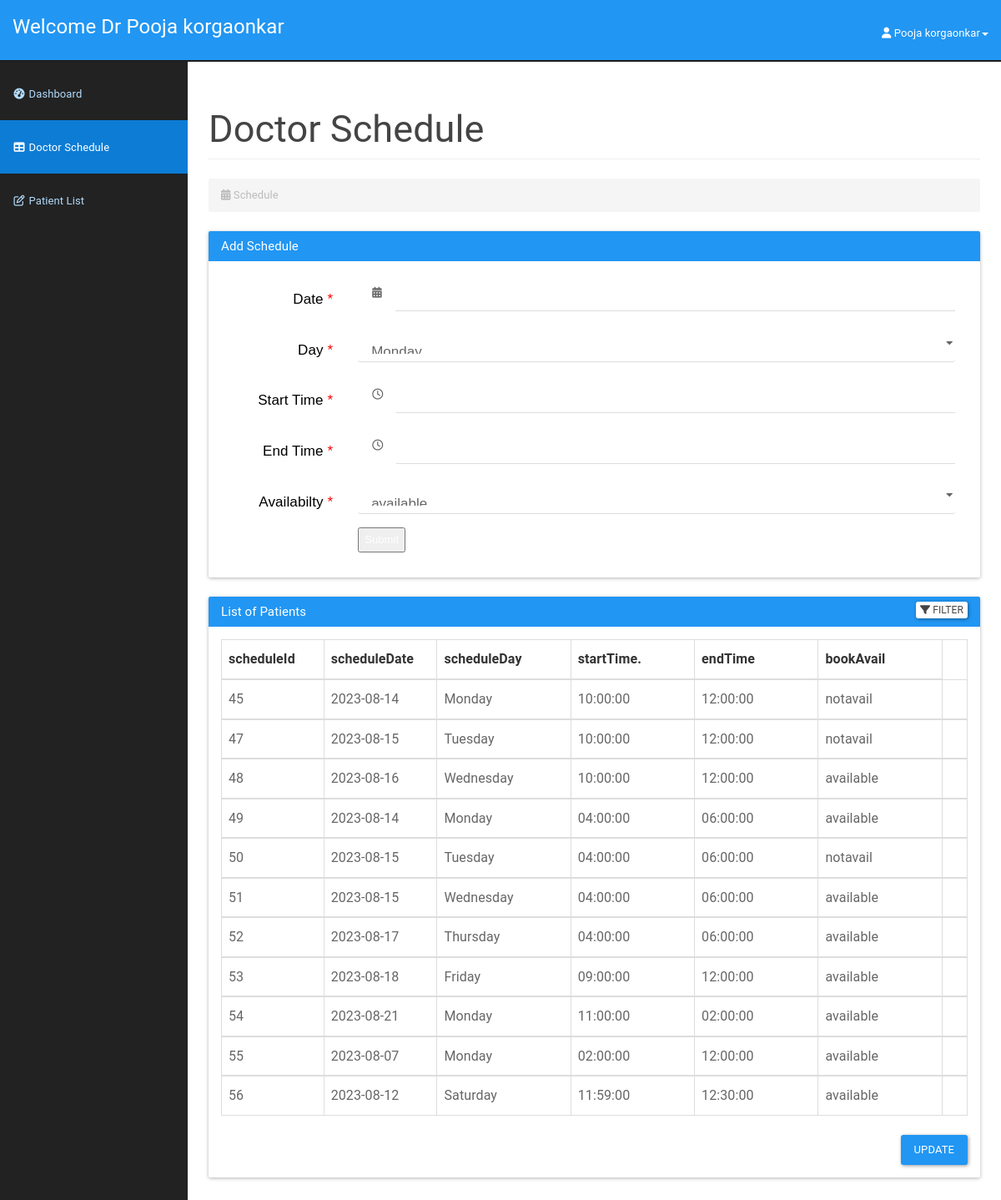
The app's page /doctor/addschedule.php (signed in), older data.
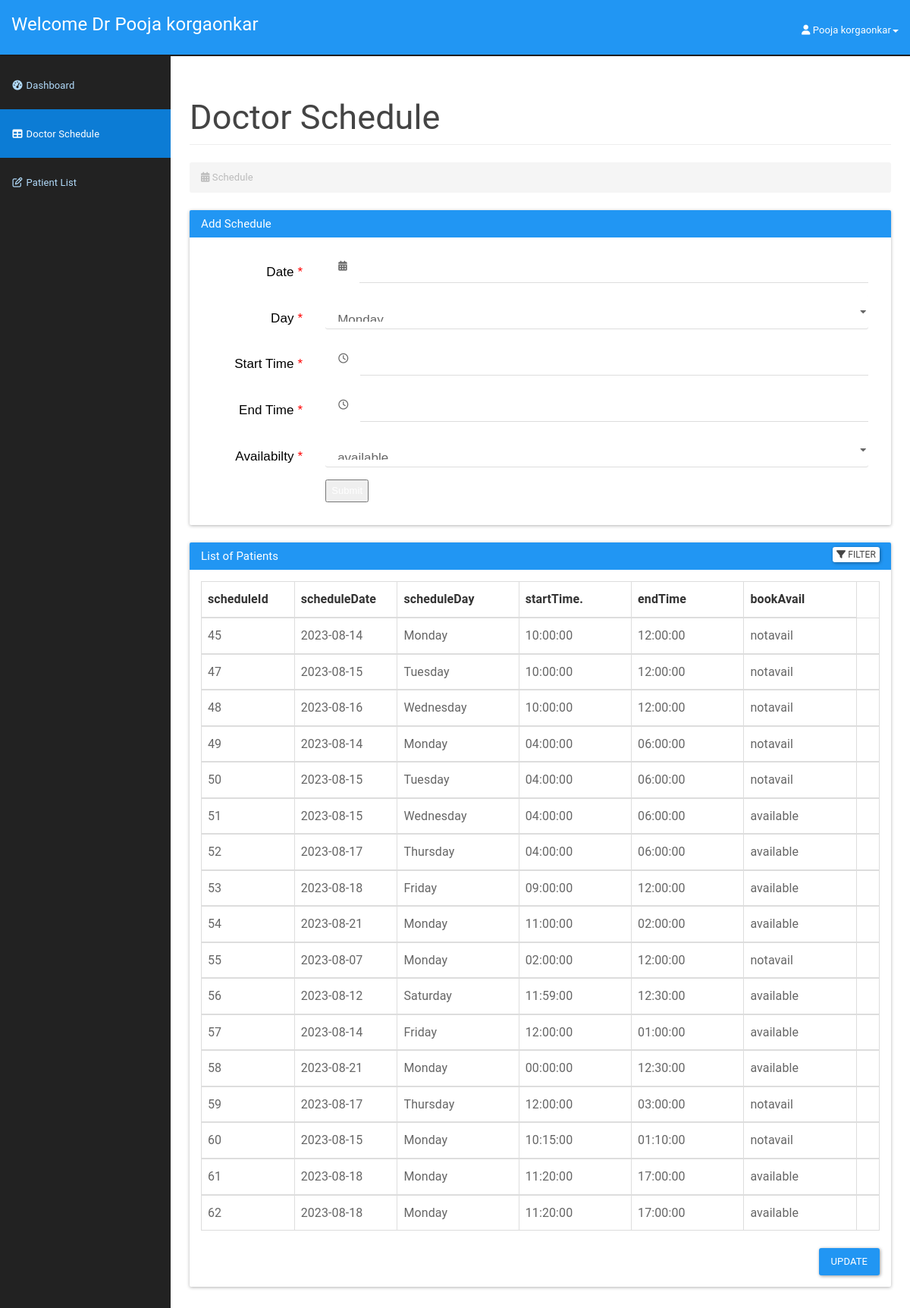
The same page, newer data.
### tables this page shows
CREATE TABLE `doctor` (
  `icDoctor` bigint(12) NOT NULL,
  `password` varchar(20) NOT NULL,
  `doctorId` int(3) NOT NULL,
  `doctorFirstName` varchar(50) NOT NULL,
  `doctorLastName` varchar(50) NOT NULL,
  `doctorAddress` varchar(100) NOT NULL,
  `doctorPhone` varchar(15) NOT NULL,
  `doctorEmail` varchar(20) NOT NULL,
  `doctorDOB` date NOT NULL
);

CREATE TABLE `doctorschedule` (
  `scheduleId` int(11) NOT NULL,
  `scheduleDate` date NOT NULL,
  `scheduleDay` varchar(15) NOT NULL,
  `startTime` time NOT NULL,
  `endTime` time NOT NULL,
  `bookAvail` varchar(10) NOT NULL
);

### doctor/addschedule.php (the view, shortened to what this page needs)
<?php
include_once '../assets/conn/dbconnect.php';
$usersession = $_SESSION['doctorSession'];
$res = mysqli_query($con, "SELECT * FROM doctor WHERE doctorId=" . $usersession);
$userRow = mysqli_fetch_array($res, MYSQLI_ASSOC);
?>
<!DOCTYPE html>
<html lang="en">
<head>
    <link href="assets/css/material.css" rel="stylesheet">
    <link href="assets/css/sb-admin.css" rel="stylesheet">
    <link href="assets/css/time/bootstrap-clockpicker.css" rel="stylesheet">
    <link href="assets/css/style.css" rel="stylesheet">
    <link href="assets/font-awesome/css/font-awesome.css" rel="stylesheet">
    <link rel="stylesheet" href="https://formden.com/static/cdn/bootstrap-iso.css" />
    <link rel="stylesheet" href="https://formden.com/static/cdn/font-awesome/4.4.0/css/font-awesome.min.css" />
</head>
<body>
    <div id="wrapper">
        <nav class="navbar navbar-inverse navbar-fixed-top" role="navigation">
            <div class="navbar-header">
                <a class="navbar-brand" href="doctordashboard.php">Welcome Dr <?php echo $userRow['doctorFirstName']; ?> <?php echo $userRow['doctorLastName']; ?></a>
            </div>
            <ul class="nav navbar-right top-nav">
                <li class="dropdown">
                    <a href="#" class="dropdown-toggle" data-toggle="dropdown"><i class="fa fa-user"></i> <?php echo $userRow['doctorFirstName']; ?> <?php echo $userRow['doctorLastName']; ?><b class="caret"></b></a>
                </li>
            </ul>
            <div class="collapse navbar-collapse navbar-ex1-collapse">
                <ul class="nav navbar-nav side-nav">
                    <li>
                        <a href="doctordashboard.php"><i class="fa fa-fw fa-dashboard"></i> Dashboard</a>
                    </li>
                    <li class="active">
                        <a href="addschedule.php"><i class="fa fa-fw fa-table"></i> Doctor Schedule</a>
                    </li>
                    <li>
                        <a href="patientlist.php"><i class="fa fa-fw fa-edit"></i> Patient List</a>
                    </li>
                </ul>
            </div>
        </nav>
        <div id="page-wrapper">
            <div class="container-fluid">
                <div class="row">
                    <div class="col-lg-12">
                        <h2 class="page-header">
                            Doctor Schedule
                        </h2>
                        <ol class="breadcrumb">
                            <li class="active">
                                <i class="fa fa-calendar"></i> Schedule
                            </li>
                        </ol>
                    </div>
                </div>
                <div class="panel panel-primary">
                    <div class="panel-heading">
                        <h3 class="panel-title">Add Schedule</h3>
                    </div>
                    <div class="panel-body">
                        <div class="bootstrap-iso">
                            <div class="container-fluid">
                                <div class="row">
                                    <div class="col-md-12 col-sm-12 col-xs-12">
                                        <form class="form-horizontal" method="post">
                                            <div class="form-group form-group-lg">
                                                <label class="control-label col-sm-2 requiredField" for="date">
                                                    Date
                                                    <span class="asteriskField">
                                                        *
                                                    </span>
                                                </label>
                                                <div class="col-sm-10">
                                                    <div class="input-group">
                                                        <div class="input-group-addon">
                                                            <i class="fa fa-calendar">
                                                            </i>
                                                        </div>
                                                        <input class="form-control" id="date" name="date" type="text" required />
                                                    </div>
                                                </div>
                                            </div>
                                            <div class="form-group form-group-lg">
                                                <label class="control-label col-sm-2 requiredField" for="scheduleday">
                                                    Day
                                                    <span class="asteriskField">
                                                        *
                                                    </span>
                                                </label>
                                                <div class="col-sm-10">
                                                    <select class="select form-control" id="scheduleday" name="scheduleday" required>
                                                        <option value="Monday">
                                                            Monday
                                                        </option>
                                                    </select>
                                                </div>
                                            </div>
                                            <div class="form-group form-group-lg">
                                                <label class="control-label col-sm-2 requiredField" for="starttime">
                                                    Start Time
                                                    <span class="asteriskField">
                                                        *
                                                    </span>
                                                </label>
                                                <div class="col-sm-10">
                                                    <div class="input-group clockpicker" data-align="top" data-autoclose="true">
                                                        <div class="input-group-addon">
                                                            <i class="fa fa-clock-o">
                                                            </i>
                                                        </div>
                                                        <input class="form-control" id="starttime" name="starttime" type="text" required />
                                                    </div>
                                                </div>
                                            </div>
                                            <div class="form-group form-group-lg">
                                                <label class="control-label col-sm-2 requiredField" for="endtime">
                                                    End Time
                                                    <span class="asteriskField">
                                                        *
                                                    </span>
                                                </label>
                                                <div class="col-sm-10">
                                                    <div class="input-group clockpicker" data-align="top" data-autoclose="true">
                                                        <div class="input-group-addon">
                                                            <i class="fa fa-clock-o">
                                                            </i>
                                                        </div>
                                                        <input class="form-control" id="endtime" name="endtime" type="text" required />
                                                    </div>
                                                </div>
                                            </div>
                                            <div class="form-group form-group-lg">
                                                <label class="control-label col-sm-2 requiredField" for="bookavail">
                                                    Availabilty
                                                    <span class="asteriskField">
                                                        *
                                                    </span>
                                                </label>
                                                <div class="col-sm-10">
                                                    <select class="select form-control" id="bookavail" name="bookavail" required>
                                                        <option value="available">
                                                            available
                                                        </option>
                                                    </select>
                                                </div>
                                            </div>
                                            <div class="form-group">
                                                <div class="col-sm-10 col-sm-offset-2">
                                                    <button onclick="btn btn-primary " name="submit" type="submit">
                                                    </button>
                                                </div>
                                            </div>
                                        </form>
                                    </div>
                                </div>
                            </div>
                        </div>
                    </div>
                </div>
                <div class="panel panel-primary filterable">
                    <div class="panel-heading">
                        <h3 class="panel-title">List of Patients</h3>
                        <div class="pull-right">
                            <button class="btn btn-default btn-xs btn-filter"><span class="fa fa-filter"></span> Filter</button>
                        </div>
                    </div>
                    <div class="panel-body">
                        <table class="table table-hover table-bordered">
                            <thead>
                                <tr class="filters">
                                    <th><input type="text" class="form-control" placeholder="scheduleId" disabled></th>
                                    <th><input type="text" class="form-control" placeholder="scheduleDate" disabled></th>
                                    <th><input type="text" class="form-control" placeholder="scheduleDay" disabled></th>
                                    <th><input type="text" class="form-control" placeholder="startTime." disabled></th>
                                    <th><input type="text" class="form-control" placeholder="endTime" disabled></th>
                                    <th><input type="text" class="form-control" placeholder="bookAvail" disabled></th>
                                </tr>
                            </thead>
                            <?php
                            $result = mysqli_query($con, "SELECT * FROM doctorschedule");
                            while ($doctorschedule = mysqli_fetch_array($result)) {
                                echo "<tbody>";
                                echo "<tr>";
                                echo "<td>" . $doctorschedule['scheduleId'] . "</td>";
                                echo "<td>" . $doctorschedule['scheduleDate'] . "</td>";
                                echo "<td>" . $doctorschedule['scheduleDay'] . "</td>";
                                echo "<td>" . $doctorschedule['startTime'] . "</td>";
                                echo "<td>" . $doctorschedule['endTime'] . "</td>";
                                echo "<td>" . $doctorschedule['bookAvail'] . "</td>";
                                echo "<form method='POST'>";
                                echo "<td class='text-center'><a href='#' id='" . $doctorschedule['scheduleId'] . "' class='delete'><span class='glyphicon glyphicon-trash' aria-hidden='true'></span></a>
                            </td>";
                            }
                            echo "</tr>";
                            echo "</tbody>";
                            echo "</table>";
                            echo "<div class='panel panel-default'>";
                            echo "<div class='col-md-offset-3 pull-right'>";
                            echo "<button class='btn btn-primary' type='submit' value='Submit' name='submit'>Update</button>";
                            echo "</div>";
                            echo "</div>";
                            ?>
                    </div>
                </div>
            </div>
        </div>
        <div class="datepicker datepicker-dropdown dropdown-menu datepicker-orient-left datepicker-orient-top" style="top: 46px; left: 162.863px; display: block;">
            <link rel="stylesheet" href="https://cdnjs.cloudflare.com/ajax/libs/bootstrap-datepicker/1.4.1/css/bootstrap-datepicker3.css" />
</body>
</html>

### doctor/assets/css/sb-admin.css (style rules this page uses)
body { margin-top: 100px; background-color: #222; }
@media (min-width:768px) { body { margin-top: 50px; } }
#wrapper { padding-left: 0; }
#page-wrapper { min-height: 900px !important; width: 100%; padding: 0; background-color: #fff; }
@media (min-width:768px) { #wrapper { padding-left: 225px; } }
@media (min-width:768px) { #page-wrapper { padding: 10px; } }
.top-nav { padding: 0 15px; }
.top-nav>li { display: inline-block; float: left; }
.top-nav>li>a { padding-top: 17px; padding-bottom: 10px; line-height: 45px; color: white; }
@media (min-width:768px) { .side-nav { position: fixed; top: 80px; left: 225px; width: 225px; margin-left: -225px; border: none; border-radius: 0; overflow-y: auto; background-color: #222; bottom: 0; overflow-x: hidden; padding-bottom: 40px; } }
@media (min-width:768px) { .side-nav>li>a { width: 225px; } }

### doctor/assets/css/style.css (style rules this page uses)
.filterable { margin-top: 15px; }
.filterable .panel-heading .pull-right { margin-top: -20px; }
.filterable .filters input[disabled] { background-color: transparent; border: none; cursor: auto; box-shadow: none; padding: 0; height: auto; }

### doctor/addschedule.php (style rules this page uses)
.bootstrap-iso .formden_header h2, .bootstrap-iso .formden_header p, .bootstrap-iso form { font-family: Arial, Helvetica, sans-serif; color: black }
.bootstrap-iso form button, .bootstrap-iso form button:hover { color: white !important; }
.asteriskField { color: red; }

Row changes from the older to the newer data that the page shows:
changed doctorschedule id 48: bookAvail "available" → "notavail"
changed doctorschedule id 49: bookAvail "available" → "notavail"
changed doctorschedule id 55: bookAvail "available" → "notavail"
added doctorschedule: scheduleId "57", scheduleDate "2023-08-14", scheduleDay "Friday", startTime "12:00:00", endTime "01:00:00", bookAvail "available"
added doctorschedule: scheduleId "58", scheduleDate "2023-08-21", scheduleDay "Monday", startTime "00:00:00", endTime "12:30:00", bookAvail "available"
added doctorschedule: scheduleId "59", scheduleDate "2023-08-17", scheduleDay "Thursday", startTime "12:00:00", endTime "03:00:00", bookAvail "notavail"
added doctorschedule: scheduleId "60", scheduleDate "2023-08-15", scheduleDay "Monday", startTime "10:15:00", endTime "01:10:00", bookAvail "notavail"
added doctorschedule: scheduleId "61", scheduleDate "2023-08-18", scheduleDay "Monday", startTime "11:20:00", endTime "17:00:00", bookAvail "available"
added doctorschedule: scheduleId "62", scheduleDate "2023-08-18", scheduleDay "Monday", startTime "11:20:00", endTime "17:00:00", bookAvail "available"
